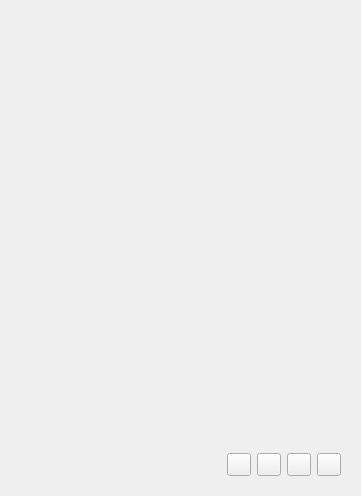
<?xml version="1.0" encoding="UTF-8"?>
<ui version="4.0">
 <class>WdgPaletteListWidget</class>
 <widget class="QWidget" name="WdgPaletteListWidget">
  <property name="geometry">
   <rect>
    <x>0</x>
    <y>0</y>
    <width>361</width>
    <height>496</height>
   </rect>
  </property>
  <layout class="QVBoxLayout" name="verticalLayout_2">
   <item>
    <layout class="QVBoxLayout" name="verticalLayout">
     <item>
      <widget class="QWidget" name="viewPalette" native="true">
       <property name="sizePolicy">
        <sizepolicy hsizetype="Preferred" vsizetype="MinimumExpanding">
         <horstretch>0</horstretch>
         <verstretch>0</verstretch>
        </sizepolicy>
       </property>
      </widget>
     </item>
    </layout>
   </item>
   <item>
    <widget class="QWidget" name="ctrlLine" native="true">
     <property name="sizePolicy">
      <sizepolicy hsizetype="Preferred" vsizetype="Minimum">
       <horstretch>0</horstretch>
       <verstretch>0</verstretch>
      </sizepolicy>
     </property>
     <layout class="QHBoxLayout" name="horizontalLayout">
      <item>
       <spacer name="horizontalSpacer">
        <property name="orientation">
         <enum>Qt::Horizontal</enum>
        </property>
        <property name="sizeHint" stdset="0">
         <size>
          <width>40</width>
          <height>20</height>
         </size>
        </property>
       </spacer>
      </item>
      <item>
       <widget class="QToolButton" name="bnAdd">
        <property name="icon">
         <iconset theme="add">
          <normaloff>.</normaloff>.</iconset>
        </property>
       </widget>
      </item>
      <item>
       <widget class="QToolButton" name="bnExport">
        <property name="icon">
         <iconset theme="document-export">
          <normaloff>.</normaloff>.</iconset>
        </property>
       </widget>
      </item>
      <item>
       <widget class="QToolButton" name="bnImport">
        <property name="icon">
         <iconset theme="document-open">
          <normaloff>.</normaloff>.</iconset>
        </property>
       </widget>
      </item>
      <item>
       <widget class="QToolButton" name="bnRemove">
        <property name="icon">
         <iconset theme="list-remove">
          <normaloff>.</normaloff>.</iconset>
        </property>
       </widget>
      </item>
     </layout>
    </widget>
   </item>
  </layout>
 </widget>
 <resources/>
 <connections/>
</ui>
